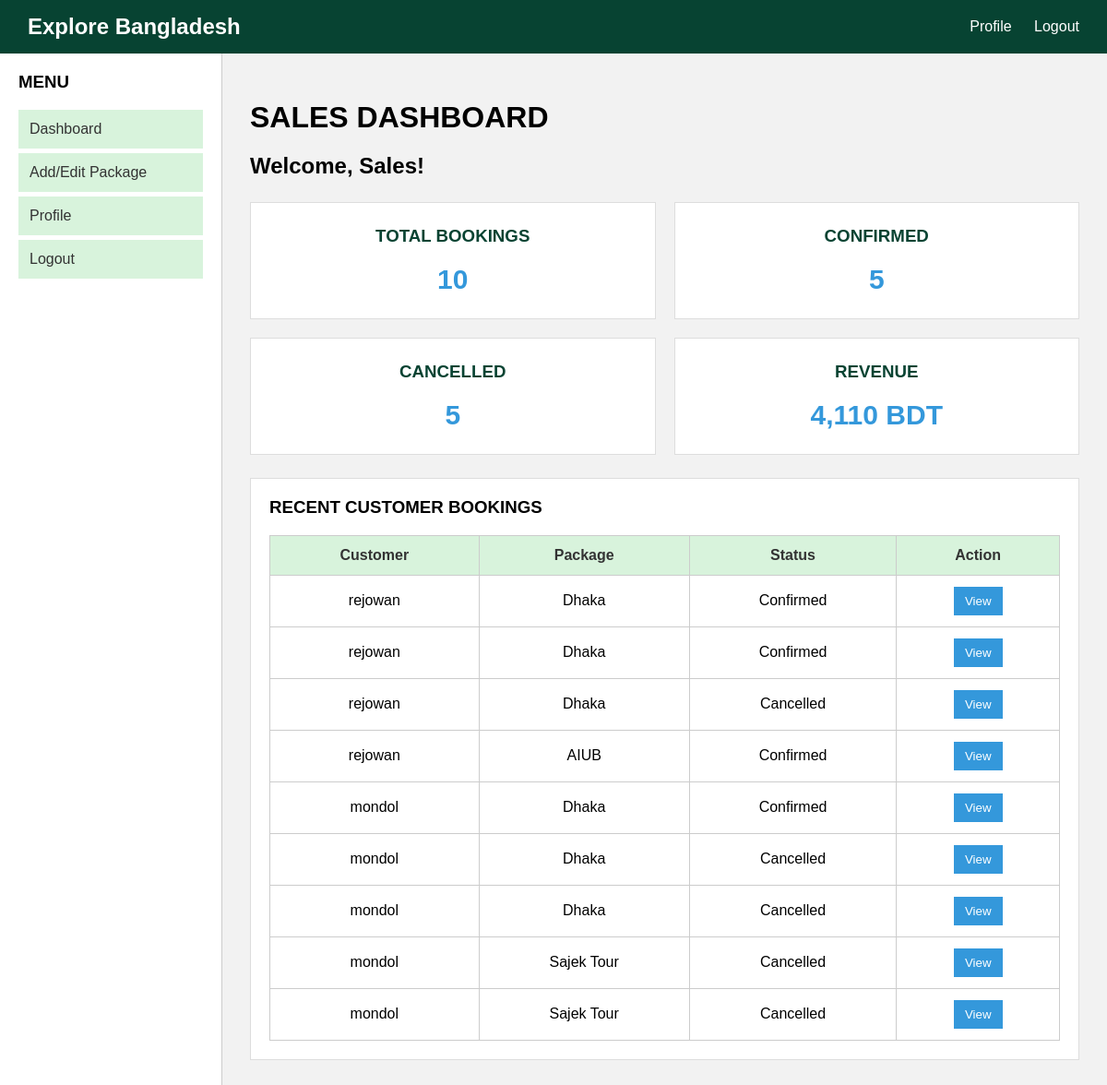
Page /View/sales-dashboard.php (signed in) on the committed database.
### tables this page shows
CREATE TABLE `booking` (
  `id` int(11) NOT NULL,
  `username` varchar(100) NOT NULL,
  `package_id` int(11) NOT NULL,
  `travel_date` date NOT NULL,
  `status` enum('Pending','Confirmed','Cancelled') DEFAULT 'Pending'
);

CREATE TABLE `packages` (
  `id` int(11) NOT NULL,
  `packagename` varchar(100) NOT NULL,
  `price` int(11) NOT NULL,
  `duration` varchar(50) NOT NULL,
  `image_path` varchar(255) NOT NULL,
  `itinerary` text NOT NULL,
  `availability` enum('Available','Unavailable') DEFAULT 'Available',
  `approval_status` varchar(20) DEFAULT 'Pending'
);

### Model/booking.php (called while the page is built, shortened)
<?php
function getAllBookings() {
    $conn = connect();
    $sql = "SELECT b.id, b.username, b.travel_date, b.status, p.packagename, p.price
            FROM booking b
            JOIN packages p ON b.package_id = p.id
            ORDER BY b.id DESC";
    $result = mysqli_query($conn, $sql);
    $bookings = [];
    if ($result && mysqli_num_rows($result) > 0) {
        while($row = mysqli_fetch_assoc($result)) {
            $bookings[] = $row;
        }
    }
    return $bookings;
}
function getTotalBookingsCount() {
    $conn = connect();
    $sql = "SELECT COUNT(*) as total FROM booking";
    $result = mysqli_query($conn, $sql);
    $data = mysqli_fetch_assoc($result);
    return $data['total'] ?? 0;
}
function getStatusCount($status) {
    $conn = connect();
    $sql = "SELECT COUNT(*) as total FROM booking WHERE status = '$status'";
    $result = mysqli_query($conn, $sql);
    $data = mysqli_fetch_assoc($result);
    return $data['total'] ?? 0;
}
function getTotalRevenue() {
    $conn = connect();
    $sql = "SELECT SUM(p.price) as revenue FROM booking b JOIN packages p ON b.package_id = p.id WHERE b.status = 'Confirmed'";
    $result = mysqli_query($conn, $sql);
    $data = mysqli_fetch_assoc($result);
    return $data['revenue'] ?? 0;
}
?>

### View/sales-dashboard.php (the view, shortened to what this page needs)
<?php
require_once '../Model/booking.php';
$totalBookings = getTotalBookingsCount();
$confirmedCount = getStatusCount('Confirmed');
$cancelledCount = getStatusCount('Cancelled');
$totalRevenue = getTotalRevenue();
$allBookings = getAllBookings();
?>
<!DOCTYPE html>
<html>
<head>
    <link rel="stylesheet" href="header.css">
    <link rel="stylesheet" href="sidebar.css">
    <link rel="stylesheet" href="sales-dashboard.css">
</head>
<body>
    <?php include 'header.php'; ?>
    <div class="container">
        <?php include 'sidebar.php'; ?>
        <div class="main">
            <h1>SALES DASHBOARD</h1>
            <h2>Welcome, Sales!</h2>
            <div class="dashboard-boxes">
                <div class="dashboard-box">
                    <h3>TOTAL BOOKINGS</h3>
                    <p><?= htmlspecialchars($totalBookings) ?></p>
                </div>
                <div class="dashboard-box">
                    <h3>CONFIRMED</h3>
                    <p><?= htmlspecialchars($confirmedCount) ?></p>
                </div>
                <div class="dashboard-box">
                    <h3>CANCELLED</h3>
                    <p><?= htmlspecialchars($cancelledCount) ?></p>
                </div>
                <div class="dashboard-box">
                    <h3>REVENUE</h3>
                    <p><?= number_format($totalRevenue) ?> BDT</p>
                </div>
            </div>
            <div class="recent-bookings">
                <h3>RECENT CUSTOMER BOOKINGS</h3>
                <table>
                    <tr>
                        <th>Customer</th>
                        <th>Package</th>
                        <th>Status</th>
                        <th>Action</th>
                    </tr>
                    <?php if (empty($allBookings)): ?>
                        <tr><td colspan="4">No bookings found.</td></tr>
                    <?php else: ?>
                        <?php foreach ($allBookings as $b): ?>
                            <tr>
                                <td><?= htmlspecialchars($b['username'] ?? 'Unknown') ?></td>
                                <td><?= htmlspecialchars($b['packagename']) ?></td>
                                <td><?= htmlspecialchars($b['status']) ?></td>
                                <td>
                                    <?php if (strtolower($b['status']) === 'pending'): ?>
                                        <a href="../Controller/confirm-booking.php?id=<?= $b['id'] ?>"><button class="confirm">Confirm</button></a>
                                        <a href="../Controller/sales-cancel-booking.php?id=<?= $b['id'] ?>" onclick="return confirm('Cancel this booking?');"><button class="cancel">Cancel</button></a>
                                    <?php else: ?>
                                        <a href="view-booking.php?id=<?= $b['id'] ?>"><button class="view">View</button></a>
                                    <?php endif; ?>
                                </td>
                            </tr>
                        <?php endforeach; ?>
                    <?php endif; ?>
                </table>
            </div>
        </div>
    </div>
</body>
</html>

### View/sales-dashboard.css (style rules this page uses)
body { margin: 0; font-family: Arial, sans-serif; background-color: rgb(242, 242, 242); }
.container { display: flex; }
.main { flex: 1; padding: 30px; }
.main h1 { margin-bottom: 5px; }
.dashboard-boxes { display: grid; grid-template-columns: 1fr 1fr; gap: 20px; margin-top: 25px; }
.dashboard-box { background-color: rgb(255, 255, 255); border: 1px solid rgb(221, 221, 221); padding: 25px; text-align: center; }
.dashboard-box h3 { margin-top: 0; color: rgb(7, 67, 50); }
.dashboard-box p { font-size: 30px; font-weight: bold; margin: 10px 0 0; color: rgb(52, 152, 219); }
.recent-bookings { background-color: rgb(255, 255, 255); padding: 20px; margin-top: 25px; border: 1px solid rgb(221, 221, 221); }
.recent-bookings h3 { margin-top: 0; }
table { width: 100%; border-collapse: collapse; margin-top: 15px; }
th, td { border: 1px solid rgb(204, 204, 204); padding: 12px; text-align: center; }
th { background-color: rgb(216, 243, 220); color: rgb(51, 51, 51); }
button { border: none; padding: 8px 12px; color: white; cursor: pointer; }
.view { background-color: rgb(52, 152, 219); }

### rows in the picture
booking: username "rejowan", package.packagename "Dhaka", status "Confirmed"
booking: username "rejowan", package.packagename "Dhaka", status "Confirmed"
booking: username "rejowan", package.packagename "Dhaka", status "Cancelled"
booking: username "rejowan", package.packagename "AIUB", status "Confirmed"
booking: username "mondol", package.packagename "Dhaka", status "Confirmed"
booking: username "mondol", package.packagename "Dhaka", status "Cancelled"
booking: username "mondol", package.packagename "Dhaka", status "Cancelled"
booking: username "mondol", package.packagename "Sajek Tour", status "Cancelled"
booking: username "mondol", package.packagename "Sajek Tour", status "Cancelled"

### other values in the picture
$totalBookings "10"
$confirmedCount "5"
$cancelledCount "5"
$totalRevenue "4,110"
